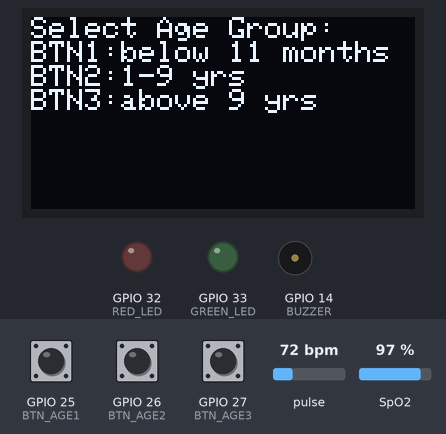
The sketch below on a simulated ESP32. Shown: 128×64 one-colour display, output pins drawn as LEDs (lit = HIGH), buzzer (waves = sounding, pin HIGH). Inputs (shaded band) come from the test bench; at power-on: GPIO 25 (BTN_AGE1) HIGH, pulse 72 bpm, SpO2 97 %, GPIO 26 (BTN_AGE2) HIGH, GPIO 27 (BTN_AGE3) HIGH.

Above: at 1.2 s.
1.3 s: GPIO 25 (BTN_AGE1) pulled LOW for 0.15 s
At 2.0 s:
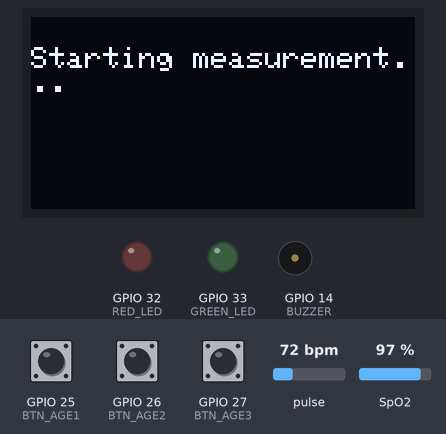
4.4 s: pulse set to 57 bpm
At 6.8 s:
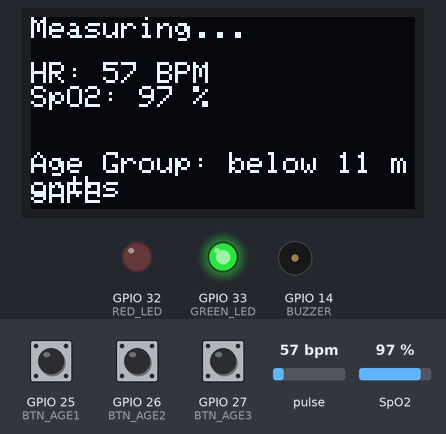
7.4 s: pulse set to 52 bpm
At 9.4 s:
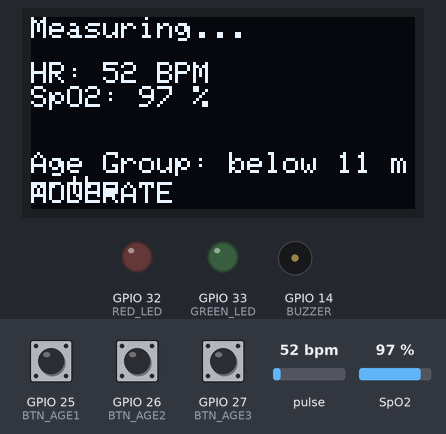
9.7 s: SpO2 set to 91 %
At 11.1 s:
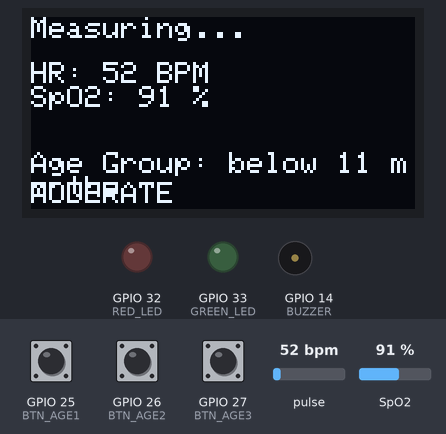
12.0 s: SpO2 set to 88 %
At 13.9 s:
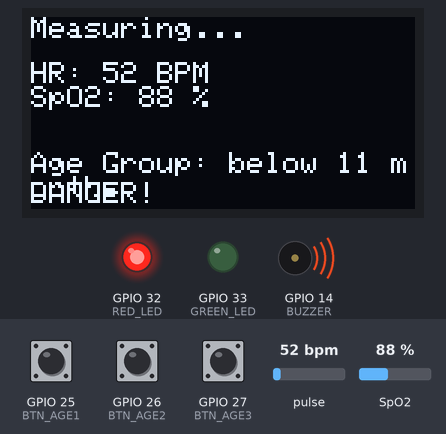
Timing chart, 0 to 15.3 s (numbered marks = the images above; inputs shaded):
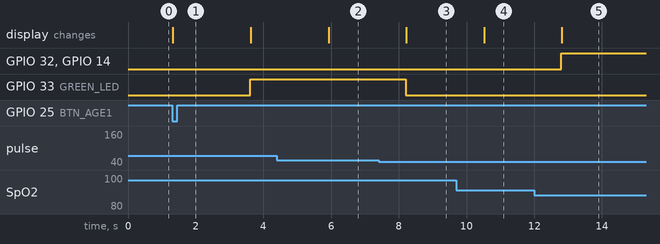

Measured:
- the behaviour switches between 55 and 54 bpm on pulse (found by bisection; images 2 and 3)
- the behaviour switches between 90 and 89 % on SpO2 (found by bisection; images 4 and 5)
- after the input at 1.3 s, GPIO 33 (GREEN_LED): LOW → HIGH after 2.3 s; the display: changes at once (image 1)
- after the input at 4.4 s, the display: changes after 1.5 s (image 2)
- after the input at 7.4 s, GPIO 33 (GREEN_LED): HIGH → LOW after 0.80 s; the display: changes after 0.82 s (image 3)
- after the input at 9.7 s, the display: changes after 0.82 s (image 4)
- after the input at 12.0 s, GPIO 32 (RED_LED), GPIO 14 (BUZZER): LOW → HIGH after 0.79 s; the display: changes after 0.82 s (image 5)

The sketch:

heart_attack_prediction_and_detection_system.ino
```cpp
#include <Wire.h>
#include "MAX30105.h"
#include "spo2_algorithm.h"
#include <Adafruit_GFX.h>
#include <Adafruit_SH110X.h>

// ---------- OLED Settings ----------
#define SCREEN_WIDTH 128
#define SCREEN_HEIGHT 64
#define OLED_SDA 21
#define OLED_SCL 22
Adafruit_SH1106G display(SCREEN_WIDTH, SCREEN_HEIGHT, &Wire, -1);

// ---------- MAX30102 ----------
MAX30105 max30102;
const uint16_t MY_BUFFER_SIZE = 100;
uint32_t irBuffer[MY_BUFFER_SIZE];
uint32_t redBuffer[MY_BUFFER_SIZE];
int32_t spo2;
int8_t validSPO2;
int32_t heartRate;
int8_t validHR;

// ---------- Pins ----------
#define BTN_AGE1 25
#define BTN_AGE2 26
#define BTN_AGE3 27
#define RED_LED 32
#define GREEN_LED 33
#define BUZZER 14

int ageGroup = -1;
bool measuring = false;

// ---------- Setup ----------
void setup() {
  Serial.begin(115200);
  Wire.begin(OLED_SDA, OLED_SCL);

  // Buttons
  pinMode(BTN_AGE1, INPUT_PULLUP);
  pinMode(BTN_AGE2, INPUT_PULLUP);
  pinMode(BTN_AGE3, INPUT_PULLUP);

  // LEDs & buzzer
  pinMode(RED_LED, OUTPUT);
  pinMode(GREEN_LED, OUTPUT);
  pinMode(BUZZER, OUTPUT);
  digitalWrite(RED_LED, LOW);
  digitalWrite(GREEN_LED, LOW);
  digitalWrite(BUZZER, LOW);

  // OLED
  if(!display.begin(0x3C, true)){
    Serial.println("OLED not found!");
    while(1);
  }
  display.clearDisplay();
  display.setTextColor(SH110X_WHITE);
  display.setTextSize(1);

  // MAX30102 init
  if(!max30102.begin(Wire)){
    display.clearDisplay();
    display.setCursor(0,10);
    display.println("MAX30102 not found!");
    display.display();
    while(1);
  }
  max30102.setup();
  max30102.setPulseAmplitudeRed(0x0A);
  max30102.setPulseAmplitudeIR(0x0A);
  max30102.setPulseAmplitudeGreen(0x00);

  showAgeMenu();
}

// ---------- Loop ----------
void loop() {
  // Age selection
  if(!measuring){
    if(digitalRead(BTN_AGE1) == LOW){ ageGroup=0; startMeasurement(); }
    else if(digitalRead(BTN_AGE2) == LOW){ ageGroup=1; startMeasurement(); }
    else if(digitalRead(BTN_AGE3) == LOW){ ageGroup=2; startMeasurement(); }
  }

  if(measuring){
    // Collect data
    for(int i=0;i<MY_BUFFER_SIZE;i++){
      while(!max30102.check());
      redBuffer[i] = max30102.getRed();
      irBuffer[i] = max30102.getIR();
    }

    // Compute HR & SpO2
    maxim_heart_rate_and_oxygen_saturation(irBuffer, MY_BUFFER_SIZE,
                                           redBuffer, &spo2, &validSPO2,
                                           &heartRate, &validHR);

    // Display data
    display.clearDisplay();
    display.setCursor(0,0);
    display.println("Measuring...");
    display.setCursor(0,15);
    display.print("HR: "); display.print(validHR?heartRate:0); display.println(" BPM");
    display.print("SpO2: "); display.print(validSPO2?spo2:0); display.println(" %");

    display.setCursor(0,45);
    display.print("Age Group: ");
    if(ageGroup==0) display.println("below 11 months");
    else if(ageGroup==1) display.println("1-9 yrs");
    else display.println("above 9 yrs");

    int condition = classifyCondition(heartRate, spo2, ageGroup);
    display.setCursor(0,55);

    // ----- CORRECTED LOGIC -----
    if(condition == 2){ // 2 = DANGER
      display.println("DANGER!");
      digitalWrite(GREEN_LED, LOW);
      digitalWrite(RED_LED, HIGH);
      digitalWrite(BUZZER, HIGH);
    }
    else if(condition == 1){ // 1 = MODERATE
      display.println("MODERATE");
      digitalWrite(GREEN_LED, LOW);
      digitalWrite(RED_LED, LOW);
      digitalWrite(BUZZER, LOW);
    }
    else { // 0 = SAFE
      display.println("SAFE");
      digitalWrite(GREEN_LED, HIGH);
      digitalWrite(RED_LED, LOW);
      digitalWrite(BUZZER, LOW);
    }
    // --------------------------

    display.display();
    delay(1000);
  }
}

// ---------- Functions ----------
void showAgeMenu(){
  display.clearDisplay();
  display.setCursor(0,0);
  display.println("Select Age Group:");
  display.println("BTN1:below 11 months");
  display.println("BTN2:1-9 yrs");
  display.println("BTN3:above 9 yrs");
  display.display();
}

void startMeasurement(){
  measuring = true;
  display.clearDisplay();
  display.setCursor(0,10);
  display.println("Starting measurement...");
  display.display();
  delay(1000);
}

int classifyCondition(double hr, double spo2, int ageGroup){
  if(spo2<90) return 2;
  else if(spo2>=90 && spo2<94) return 1;

  switch(ageGroup){
    case 0://<11months
      if(hr<50 || hr>130) return 2;
      else if((hr>=50 && hr<55) || (hr>125 && hr<=130)) return 1;
      else return 0;
    case 1://1-9 yrs
      if(hr<50 || hr>120) return 2;
      else if((hr>=50 && hr<55) || (hr>115 && hr<=120)) return 1;
      else return 0;
    case 2://above 9 yrs
      if(hr<45 || hr>110) return 2;
      else if((hr>=45 && hr<50) || (hr>105 && hr<=110)) return 1;
      else return 0;
    default: return 0;
  }
}
```
